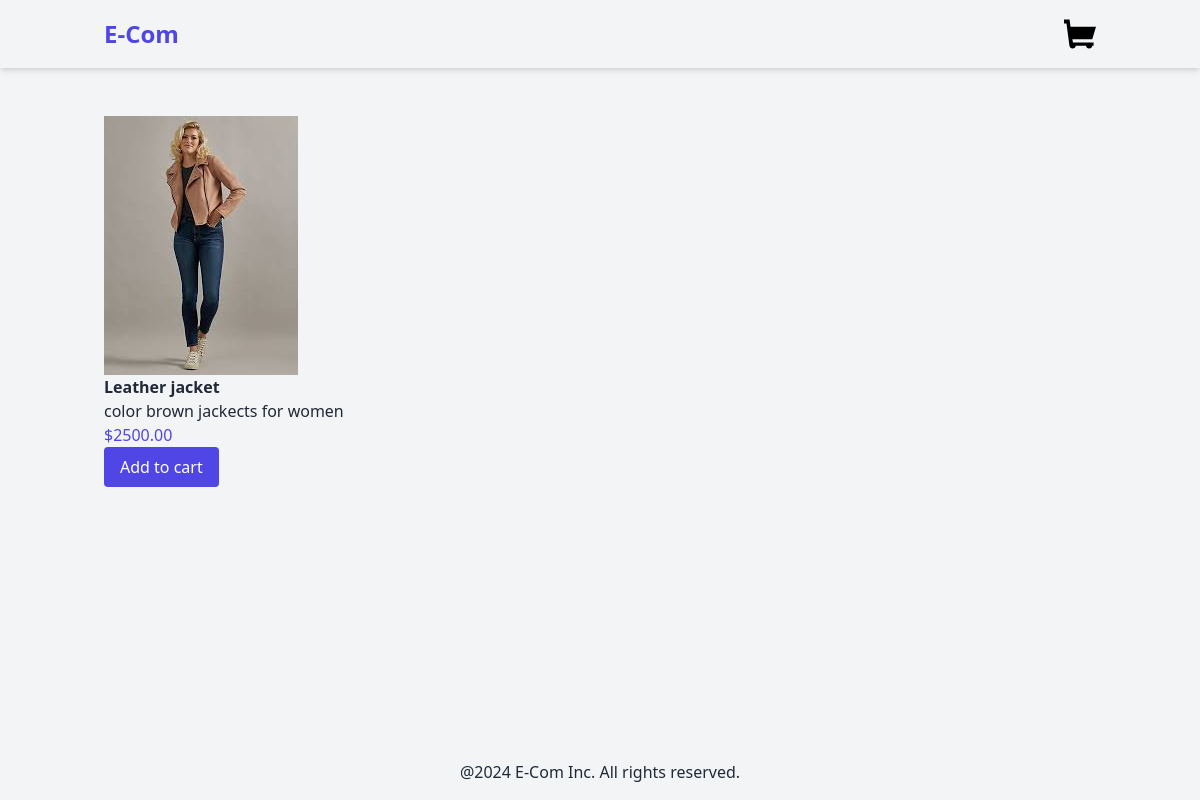
Page /product/4/leather-jacket/ on the committed database.
### products/models.py (models this page shows, shortened)
class Product(models.Model):
    category = models.ForeignKey(Category, related_name='products', on_delete=models.CASCADE)
    name = models.CharField(max_length=250)
    slug = models.SlugField(max_length=250)
    description = models.TextField(blank=True)
    price = models.DecimalField(max_digits=10, decimal_places=2)
    available = models.BooleanField(default=True)
    created = models.DateTimeField(auto_now_add=True)
    updated = models.DateTimeField(auto_now=True)
    image = models.ImageField(upload_to='products', blank=True, null=True)

### products/views.py (the view)
# urls.py: path('product/<int:id>/<slug:slug>/', views.product_detail, name="product_detail"),
def product_detail(request, id, slug):
    product = get_object_or_404(Product, id=id, slug=slug, available=True)
    return render(request, 'products/product/detail.html', {'product':product})

### products/templates/products/product/detail.html (shortened to what this page needs)
{% extends "base.html" %}
{%block content%}
<div class="container mx-auto p-4 flex">
<div>
    {%if product.image%}
    <img src="{{product.image.url}}" alt={{product.name}} class="max-h-[80vh]">
    {%else%}
    <p>The image is not available</p>
    {%endif%}
    <h3 class="font-semibold">{{product.name}}</h3>
    <p>{{product.description}}</p>
    <p class="text-indigo-600">${{product.price}}</p>
    <form action="{%url 'cart:cart_add' product.id%}" method="post" id="add-to-cart-form">
        <button type="submit" class="bg-indigo-600 text-white px-4 py-2 rounded">Add to cart</button>
    </form>
</div>
</div>
    {%endblock%}

### rows in the picture
Product: image (picture), name "Leather jacket", description "color brown jackects for women", price "2500.00"
